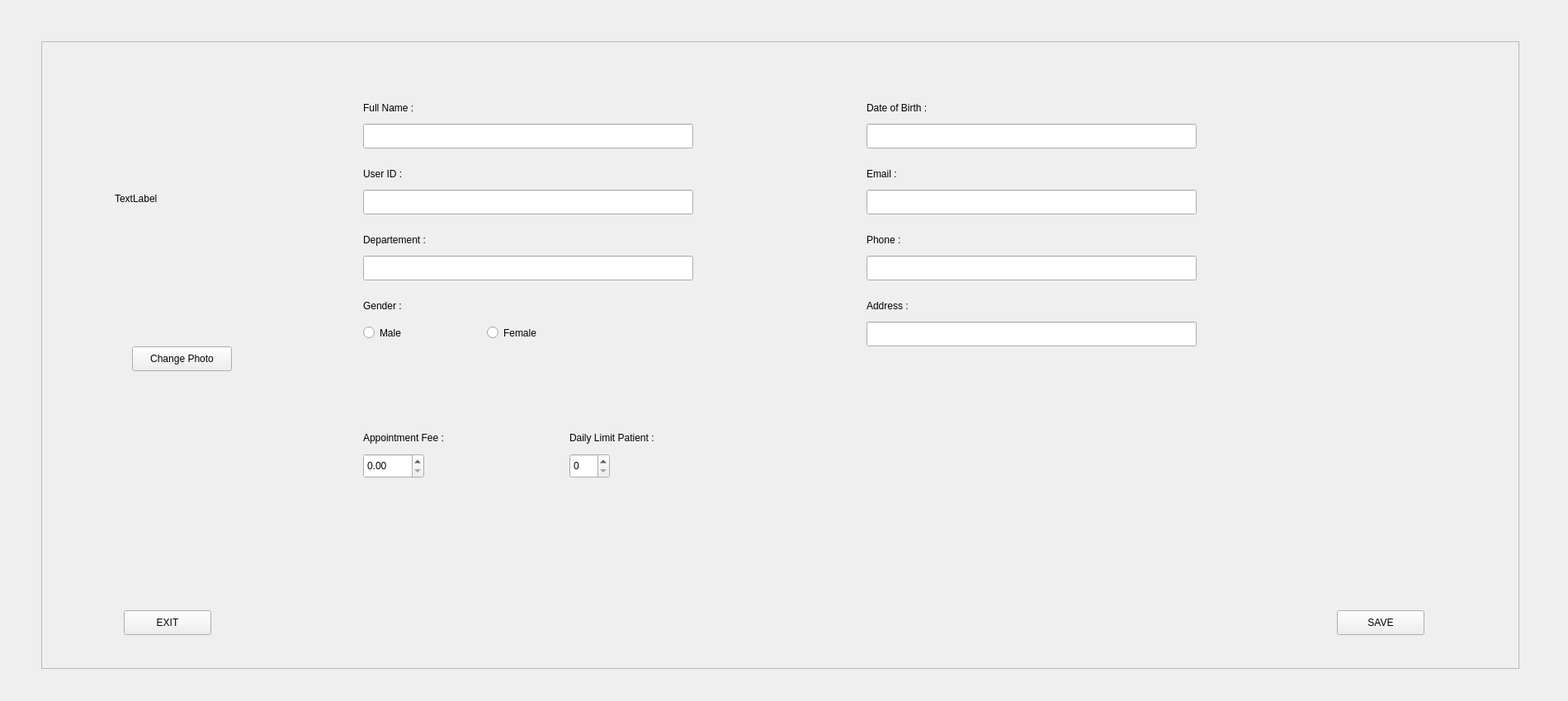
<?xml version="1.0" encoding="UTF-8"?>
<ui version="4.0">
 <class>doctorprofilepage</class>
 <widget class="QWidget" name="doctorprofilepage">
  <property name="geometry">
   <rect>
    <x>0</x>
    <y>0</y>
    <width>1900</width>
    <height>850</height>
   </rect>
  </property>
  <property name="windowTitle">
   <string>Form</string>
  </property>
  <widget class="QFrame" name="frame">
   <property name="geometry">
    <rect>
     <x>50</x>
     <y>50</y>
     <width>1791</width>
     <height>761</height>
    </rect>
   </property>
   <property name="frameShape">
    <enum>QFrame::StyledPanel</enum>
   </property>
   <property name="frameShadow">
    <enum>QFrame::Raised</enum>
   </property>
   <widget class="QLabel" name="label_3">
    <property name="geometry">
     <rect>
      <x>390</x>
      <y>70</y>
      <width>121</width>
      <height>21</height>
     </rect>
    </property>
    <property name="text">
     <string>Full Name :</string>
    </property>
   </widget>
   <widget class="QLineEdit" name="leDepartment">
    <property name="geometry">
     <rect>
      <x>390</x>
      <y>260</y>
      <width>400</width>
      <height>30</height>
     </rect>
    </property>
   </widget>
   <widget class="QLabel" name="label_5">
    <property name="geometry">
     <rect>
      <x>390</x>
      <y>310</y>
      <width>181</width>
      <height>21</height>
     </rect>
    </property>
    <property name="text">
     <string>Gender :</string>
    </property>
   </widget>
   <widget class="QLineEdit" name="leUserId">
    <property name="geometry">
     <rect>
      <x>390</x>
      <y>180</y>
      <width>400</width>
      <height>30</height>
     </rect>
    </property>
   </widget>
   <widget class="QLabel" name="label_2">
    <property name="geometry">
     <rect>
      <x>390</x>
      <y>230</y>
      <width>151</width>
      <height>21</height>
     </rect>
    </property>
    <property name="text">
     <string>Departement :</string>
    </property>
   </widget>
   <widget class="QLabel" name="label">
    <property name="geometry">
     <rect>
      <x>390</x>
      <y>150</y>
      <width>80</width>
      <height>21</height>
     </rect>
    </property>
    <property name="text">
     <string>User ID :</string>
    </property>
   </widget>
   <widget class="QLabel" name="lPhoto">
    <property name="geometry">
     <rect>
      <x>89</x>
      <y>70</y>
      <width>161</width>
      <height>241</height>
     </rect>
    </property>
    <property name="text">
     <string>TextLabel</string>
    </property>
   </widget>
   <widget class="QLabel" name="label_7">
    <property name="geometry">
     <rect>
      <x>640</x>
      <y>470</y>
      <width>181</width>
      <height>21</height>
     </rect>
    </property>
    <property name="text">
     <string>Daily Limit Patient :</string>
    </property>
   </widget>
   <widget class="QLabel" name="label_6">
    <property name="geometry">
     <rect>
      <x>390</x>
      <y>470</y>
      <width>191</width>
      <height>21</height>
     </rect>
    </property>
    <property name="text">
     <string>Appointment Fee :</string>
    </property>
   </widget>
   <widget class="QPushButton" name="btnChangePhoto">
    <property name="geometry">
     <rect>
      <x>110</x>
      <y>370</y>
      <width>121</width>
      <height>30</height>
     </rect>
    </property>
    <property name="text">
     <string>Change Photo</string>
    </property>
   </widget>
   <widget class="QDoubleSpinBox" name="dsbFee">
    <property name="geometry">
     <rect>
      <x>390</x>
      <y>500</y>
      <width>74</width>
      <height>30</height>
     </rect>
    </property>
   </widget>
   <widget class="QSpinBox" name="sbDailyLimit">
    <property name="geometry">
     <rect>
      <x>640</x>
      <y>500</y>
      <width>49</width>
      <height>30</height>
     </rect>
    </property>
   </widget>
   <widget class="QPushButton" name="btnExit">
    <property name="geometry">
     <rect>
      <x>100</x>
      <y>690</y>
      <width>106</width>
      <height>30</height>
     </rect>
    </property>
    <property name="text">
     <string>EXIT</string>
    </property>
   </widget>
   <widget class="QLineEdit" name="leUsername">
    <property name="geometry">
     <rect>
      <x>390</x>
      <y>100</y>
      <width>400</width>
      <height>30</height>
     </rect>
    </property>
   </widget>
   <widget class="QLineEdit" name="leBirthDate">
    <property name="geometry">
     <rect>
      <x>1000</x>
      <y>100</y>
      <width>400</width>
      <height>30</height>
     </rect>
    </property>
   </widget>
   <widget class="QLineEdit" name="leEmail">
    <property name="geometry">
     <rect>
      <x>1000</x>
      <y>180</y>
      <width>400</width>
      <height>30</height>
     </rect>
    </property>
   </widget>
   <widget class="QLineEdit" name="lePhone">
    <property name="geometry">
     <rect>
      <x>1000</x>
      <y>260</y>
      <width>400</width>
      <height>30</height>
     </rect>
    </property>
   </widget>
   <widget class="QLineEdit" name="leAddress">
    <property name="geometry">
     <rect>
      <x>1000</x>
      <y>340</y>
      <width>400</width>
      <height>30</height>
     </rect>
    </property>
   </widget>
   <widget class="QLabel" name="label_8">
    <property name="geometry">
     <rect>
      <x>1000</x>
      <y>70</y>
      <width>121</width>
      <height>21</height>
     </rect>
    </property>
    <property name="text">
     <string>Date of Birth :</string>
    </property>
   </widget>
   <widget class="QLabel" name="label_9">
    <property name="geometry">
     <rect>
      <x>1000</x>
      <y>150</y>
      <width>141</width>
      <height>21</height>
     </rect>
    </property>
    <property name="text">
     <string>Email :</string>
    </property>
   </widget>
   <widget class="QLabel" name="label_10">
    <property name="geometry">
     <rect>
      <x>1000</x>
      <y>230</y>
      <width>141</width>
      <height>21</height>
     </rect>
    </property>
    <property name="text">
     <string>Phone :</string>
    </property>
   </widget>
   <widget class="QPushButton" name="btnSave">
    <property name="geometry">
     <rect>
      <x>1570</x>
      <y>690</y>
      <width>106</width>
      <height>30</height>
     </rect>
    </property>
    <property name="text">
     <string>SAVE</string>
    </property>
   </widget>
   <widget class="QRadioButton" name="rbMale">
    <property name="geometry">
     <rect>
      <x>390</x>
      <y>340</y>
      <width>133</width>
      <height>27</height>
     </rect>
    </property>
    <property name="text">
     <string>Male</string>
    </property>
   </widget>
   <widget class="QRadioButton" name="rbFemale">
    <property name="geometry">
     <rect>
      <x>540</x>
      <y>340</y>
      <width>133</width>
      <height>27</height>
     </rect>
    </property>
    <property name="text">
     <string>Female</string>
    </property>
   </widget>
   <widget class="QLabel" name="label_11">
    <property name="geometry">
     <rect>
      <x>1000</x>
      <y>310</y>
      <width>141</width>
      <height>21</height>
     </rect>
    </property>
    <property name="text">
     <string>Address :</string>
    </property>
   </widget>
  </widget>
 </widget>
 <resources/>
 <connections/>
</ui>
